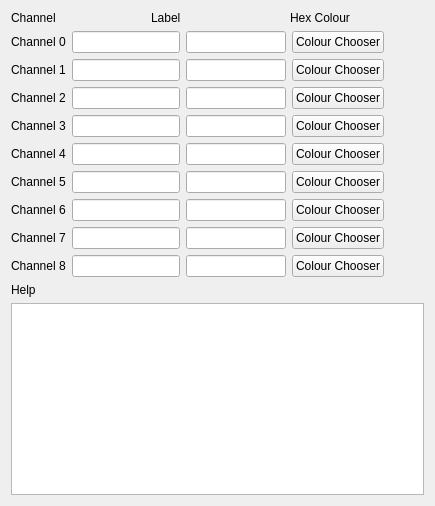
     <widget class="QWidget" name="tab_3">
      <attribute name="title">
       <string>Channel</string>
      </attribute>
      <layout class="QGridLayout" name="gridLayout_4">
       <item row="0" column="0">
        <layout class="QHBoxLayout" name="horizontalLayout_22">
         <item>
          <widget class="QLabel" name="label_24">
           <property name="maximumSize">
            <size>
             <width>140</width>
             <height>16777215</height>
            </size>
           </property>
           <property name="text">
            <string>Channel</string>
           </property>
          </widget>
         </item>
         <item>
          <widget class="QLabel" name="label_25">
           <property name="maximumSize">
            <size>
             <width>142</width>
             <height>16777215</height>
            </size>
           </property>
           <property name="text">
            <string>Label</string>
           </property>
          </widget>
         </item>
         <item>
          <widget class="QLabel" name="label_26">
           <property name="text">
            <string>Hex Colour</string>
           </property>
          </widget>
         </item>
        </layout>
       </item>
       <item row="1" column="0">
        <layout class="QHBoxLayout" name="horizontalLayout_13">
         <item>
          <widget class="QLabel" name="label_15">
           <property name="maximumSize">
            <size>
             <width>75</width>
             <height>16777215</height>
            </size>
           </property>
           <property name="text">
            <string>Channel 0</string>
           </property>
          </widget>
         </item>
         <item>
          <widget class="QLineEdit" name="lineEdit_8">
           <property name="maximumSize">
            <size>
             <width>200</width>
             <height>16777215</height>
            </size>
           </property>
          </widget>
         </item>
         <item>
          <widget class="QLineEdit" name="lineEdit_17">
           <property name="maximumSize">
            <size>
             <width>100</width>
             <height>16777215</height>
            </size>
           </property>
          </widget>
         </item>
         <item>
          <widget class="QPushButton" name="pushButton">
           <property name="text">
            <string>Colour Chooser</string>
           </property>
          </widget>
         </item>
         <item>
          <spacer name="horizontalSpacer_17">
           <property name="orientation">
            <enum>Qt::Horizontal</enum>
           </property>
           <property name="sizeHint" stdset="0">
            <size>
             <width>40</width>
             <height>20</height>
            </size>
           </property>
          </spacer>
         </item>
        </layout>
       </item>
       <item row="2" column="0">
        <layout class="QHBoxLayout" name="horizontalLayout_14">
         <item>
          <widget class="QLabel" name="label_16">
           <property name="maximumSize">
            <size>
             <width>75</width>
             <height>16777215</height>
            </size>
           </property>
           <property name="text">
            <string>Channel 1</string>
           </property>
          </widget>
         </item>
         <item>
          <widget class="QLineEdit" name="lineEdit_9">
           <property name="maximumSize">
            <size>
             <width>200</width>
             <height>16777215</height>
            </size>
           </property>
          </widget>
         </item>
         <item>
          <widget class="QLineEdit" name="lineEdit_18">
           <property name="maximumSize">
            <size>
             <width>100</width>
             <height>16777215</height>
            </size>
           </property>
          </widget>
         </item>
         <item>
          <widget class="QPushButton" name="pushButton_2">
           <property name="text">
            <string>Colour Chooser</string>
           </property>
          </widget>
         </item>
         <item>
          <spacer name="horizontalSpacer_20">
           <property name="orientation">
            <enum>Qt::Horizontal</enum>
           </property>
           <property name="sizeHint" stdset="0">
            <size>
             <width>40</width>
             <height>20</height>
            </size>
           </property>
          </spacer>
         </item>
        </layout>
       </item>
       <item row="3" column="0">
        <layout class="QHBoxLayout" name="horizontalLayout_15">
         <item>
          <widget class="QLabel" name="label_17">
           <property name="maximumSize">
            <size>
             <width>75</width>
             <height>16777215</height>
            </size>
           </property>
           <property name="text">
            <string>Channel 2</string>
           </property>
          </widget>
         </item>
         <item>
          <widget class="QLineEdit" name="lineEdit_10">
           <property name="maximumSize">
            <size>
             <width>200</width>
             <height>16777215</height>
            </size>
           </property>
          </widget>
         </item>
         <item>
          <widget class="QLineEdit" name="lineEdit_19">
           <property name="maximumSize">
            <size>
             <width>100</width>
             <height>16777215</height>
            </size>
           </property>
          </widget>
         </item>
         <item>
          <widget class="QPushButton" name="pushButton_3">
           <property name="text">
            <string>Colour Chooser</string>
           </property>
          </widget>
         </item>
         <item>
          <spacer name="horizontalSpacer_22">
           <property name="orientation">
            <enum>Qt::Horizontal</enum>
           </property>
           <property name="sizeHint" stdset="0">
            <size>
             <width>40</width>
             <height>20</height>
            </size>
           </property>
          </spacer>
         </item>
        </layout>
       </item>
       <item row="4" column="0">
        <layout class="QHBoxLayout" name="horizontalLayout_16">
         <item>
          <widget class="QLabel" name="label_18">
           <property name="maximumSize">
            <size>
             <width>75</width>
             <height>16777215</height>
            </size>
           </property>
           <property name="text">
            <string>Channel 3</string>
           </property>
          </widget>
         </item>
         <item>
          <widget class="QLineEdit" name="lineEdit_11">
           <property name="maximumSize">
            <size>
             <width>200</width>
             <height>16777215</height>
            </size>
           </property>
          </widget>
         </item>
         <item>
          <widget class="QLineEdit" name="lineEdit_20">
           <property name="maximumSize">
            <size>
             <width>100</width>
             <height>16777215</height>
            </size>
           </property>
          </widget>
         </item>
         <item>
          <widget class="QPushButton" name="pushButton_4">
           <property name="text">
            <string>Colour Chooser</string>
           </property>
          </widget>
         </item>
         <item>
          <spacer name="horizontalSpacer_23">
           <property name="orientation">
            <enum>Qt::Horizontal</enum>
           </property>
           <property name="sizeHint" stdset="0">
            <size>
             <width>40</width>
             <height>20</height>
            </size>
           </property>
          </spacer>
         </item>
        </layout>
       </item>
       <item row="5" column="0">
        <layout class="QHBoxLayout" name="horizontalLayout_17">
         <item>
          <widget class="QLabel" name="label_19">
           <property name="maximumSize">
            <size>
             <width>75</width>
             <height>16777215</height>
            </size>
           </property>
           <property name="text">
            <string>Channel 4</string>
           </property>
          </widget>
         </item>
         <item>
          <widget class="QLineEdit" name="lineEdit_12">
           <property name="maximumSize">
            <size>
             <width>200</width>
             <height>16777215</height>
            </size>
           </property>
          </widget>
         </item>
         <item>
          <widget class="QLineEdit" name="lineEdit_21">
           <property name="maximumSize">
            <size>
             <width>100</width>
             <height>16777215</height>
            </size>
           </property>
          </widget>
         </item>
         <item>
          <widget class="QPushButton" name="pushButton_5">
           <property name="text">
            <string>Colour Chooser</string>
           </property>
          </widget>
         </item>
         <item>
          <spacer name="horizontalSpacer_24">
           <property name="orientation">
            <enum>Qt::Horizontal</enum>
           </property>
           <property name="sizeHint" stdset="0">
            <size>
             <width>40</width>
             <height>20</height>
            </size>
           </property>
          </spacer>
         </item>
        </layout>
       </item>
       <item row="6" column="0">
        <layout class="QHBoxLayout" name="horizontalLayout_18">
         <item>
          <widget class="QLabel" name="label_20">
           <property name="maximumSize">
            <size>
             <width>75</width>
             <height>16777215</height>
            </size>
           </property>
           <property name="text">
            <string>Channel 5</string>
           </property>
          </widget>
         </item>
         <item>
          <widget class="QLineEdit" name="lineEdit_13">
           <property name="maximumSize">
            <size>
             <width>200</width>
             <height>16777215</height>
            </size>
           </property>
          </widget>
         </item>
         <item>
          <widget class="QLineEdit" name="lineEdit_22">
           <property name="maximumSize">
            <size>
             <width>100</width>
             <height>16777215</height>
            </size>
           </property>
          </widget>
         </item>
         <item>
          <widget class="QPushButton" name="pushButton_6">
           <property name="text">
            <string>Colour Chooser</string>
           </property>
          </widget>
         </item>
         <item>
          <spacer name="horizontalSpacer_25">
           <property name="orientation">
            <enum>Qt::Horizontal</enum>
           </property>
           <property name="sizeHint" stdset="0">
            <size>
             <width>40</width>
             <height>20</height>
            </size>
           </property>
          </spacer>
         </item>
        </layout>
       </item>
       <item row="7" column="0">
        <layout class="QHBoxLayout" name="horizontalLayout_19">
         <item>
          <widget class="QLabel" name="label_21">
           <property name="maximumSize">
            <size>
             <width>75</width>
             <height>16777215</height>
            </size>
           </property>
           <property name="text">
            <string>Channel 6</string>
           </property>
          </widget>
         </item>
         <item>
          <widget class="QLineEdit" name="lineEdit_14">
           <property name="maximumSize">
            <size>
             <width>200</width>
             <height>16777215</height>
            </size>
           </property>
          </widget>
         </item>
         <item>
          <widget class="QLineEdit" name="lineEdit_23">
           <property name="maximumSize">
            <size>
             <width>100</width>
             <height>16777215</height>
            </size>
           </property>
          </widget>
         </item>
         <item>
          <widget class="QPushButton" name="pushButton_7">
           <property name="text">
            <string>Colour Chooser</string>
           </property>
          </widget>
         </item>
         <item>
          <spacer name="horizontalSpacer_26">
           <property name="orientation">
            <enum>Qt::Horizontal</enum>
           </property>
           <property name="sizeHint" stdset="0">
            <size>
             <width>40</width>
             <height>20</height>
            </size>
           </property>
          </spacer>
         </item>
        </layout>
       </item>
       <item row="8" column="0">
        <layout class="QHBoxLayout" name="horizontalLayout_20">
         <item>
          <widget class="QLabel" name="label_22">
           <property name="maximumSize">
            <size>
             <width>75</width>
             <height>16777215</height>
            </size>
           </property>
           <property name="text">
            <string>Channel 7</string>
           </property>
          </widget>
         </item>
         <item>
          <widget class="QLineEdit" name="lineEdit_15">
           <property name="maximumSize">
            <size>
             <width>200</width>
             <height>16777215</height>
            </size>
           </property>
          </widget>
         </item>
         <item>
          <widget class="QLineEdit" name="lineEdit_24">
           <property name="maximumSize">
            <size>
             <width>100</width>
             <height>16777215</height>
            </size>
           </property>
          </widget>
         </item>
         <item>
          <widget class="QPushButton" name="pushButton_8">
           <property name="text">
            <string>Colour Chooser</string>
           </property>
          </widget>
         </item>
         <item>
          <spacer name="horizontalSpacer_29">
           <property name="orientation">
            <enum>Qt::Horizontal</enum>
           </property>
           <property name="sizeHint" stdset="0">
            <size>
             <width>40</width>
             <height>20</height>
            </size>
           </property>
          </spacer>
         </item>
        </layout>
       </item>
       <item row="9" column="0">
        <layout class="QHBoxLayout" name="horizontalLayout_21">
         <item>
          <widget class="QLabel" name="label_23">
           <property name="maximumSize">
            <size>
             <width>75</width>
             <height>16777215</height>
            </size>
           </property>
           <property name="text">
            <string>Channel 8</string>
           </property>
          </widget>
         </item>
         <item>
          <widget class="QLineEdit" name="lineEdit_16">
           <property name="maximumSize">
            <size>
             <width>200</width>
             <height>16777215</height>
            </size>
           </property>
          </widget>
         </item>
         <item>
          <widget class="QLineEdit" name="lineEdit_25">
           <property name="maximumSize">
            <size>
             <width>100</width>
             <height>16777215</height>
            </size>
           </property>
          </widget>
         </item>
         <item>
          <widget class="QPushButton" name="pushButton_9">
           <property name="text">
            <string>Colour Chooser</string>
           </property>
          </widget>
         </item>
         <item>
          <spacer name="horizontalSpacer_30">
           <property name="orientation">
            <enum>Qt::Horizontal</enum>
           </property>
           <property name="sizeHint" stdset="0">
            <size>
             <width>40</width>
             <height>20</height>
            </size>
           </property>
          </spacer>
         </item>
        </layout>
       </item>
       <item row="10" column="0">
        <widget class="QLabel" name="label_27">
         <property name="text">
          <string>Help</string>
         </property>
        </widget>
       </item>
       <item row="11" column="0">
        <widget class="QTextBrowser" name="textBrowser_3"/>
       </item>
      </layout>
     </widget>
